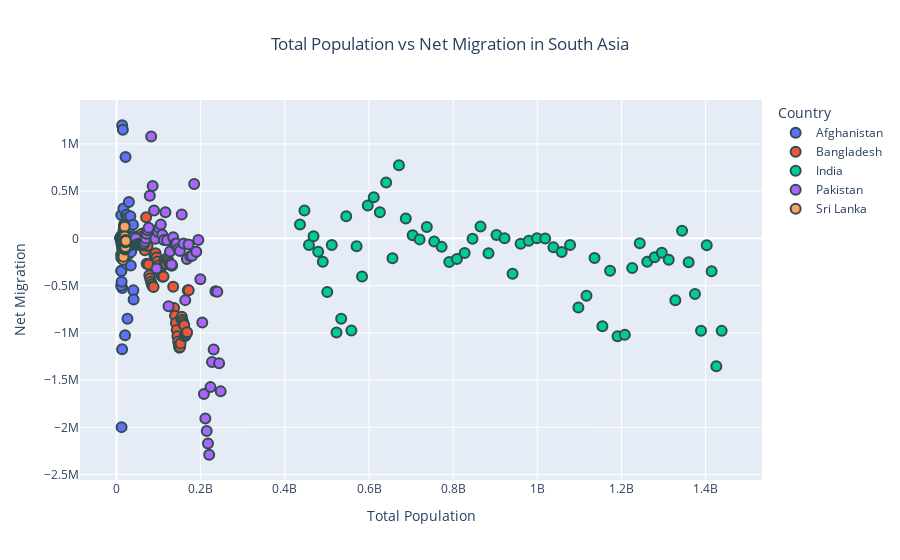

The cell this chart's notebook holds for it:
### Code cell
# scatter plot using plotly express
fig = px.scatter(df, x='total_population', y='net_migration', color='Country',
                 title='Total Population vs Net Migration in South Asia',
                 labels={'total_population': 'Total Population', 'net_migration': 'Net Migration'})
fig.update_traces(marker=dict(size=10, line=dict(width=2, color='DarkSlateGrey')))
fig.update_layout(title_x=0.5, xaxis_title='Total Population', yaxis_title='Net Migration')
fig.show()
